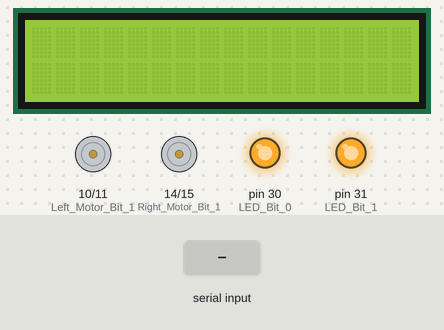
Bench run of a sketch on a simulated Arduino Mega 2560, built with avr-gcc and run on an emulated ATmega2560. On the bench: 16×2 character LCD, motor-driver pin pairs drawn as motors (green arrow = first pin HIGH = forward, orange = second pin HIGH = backward, longer = more drive), output pins drawn as LEDs (lit = HIGH). The test bench sets the inputs (shaded band).

Above: at 1.2 s.
1.3 s: byte 1 (1) received over Serial
At 2.5 s:
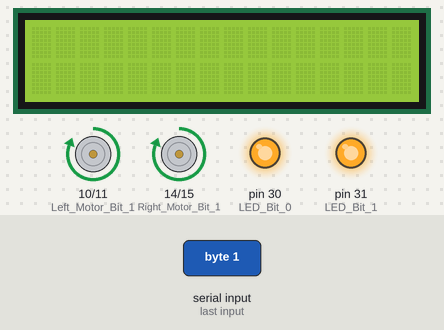
2.8 s: byte 2 (2) received over Serial
At 3.6 s:
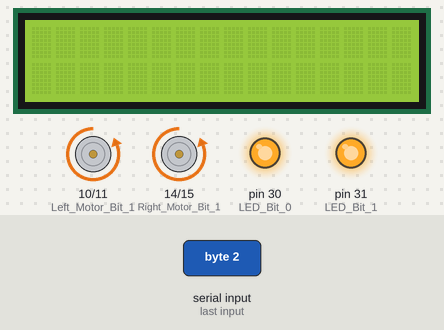
4.3 s: byte 3 (3) received over Serial
At 4.8 s:
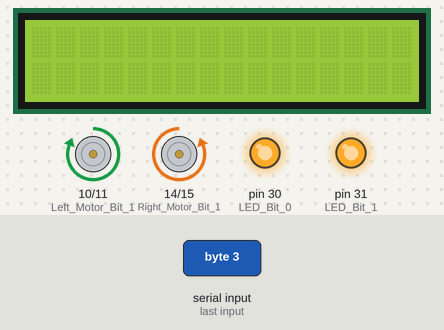
5.8 s: byte 4 (4) received over Serial
At 7.1 s:
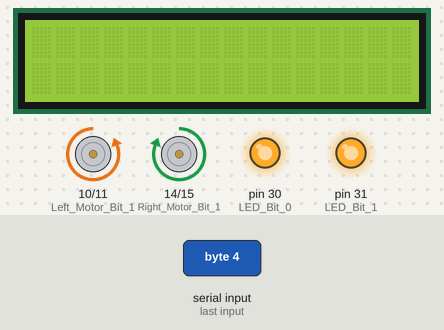
Timing chart, 0 to 8.3 s (numbered marks = the images above; inputs shaded):
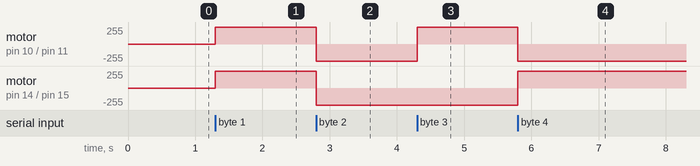

Measured:
- after the input at 1.3 s, motor on pin 10 (Left_Motor_Bit_1) / pin 11 (Left_Motor_Bit_2), motor on pin 14 (Right_Motor_Bit_1) / pin 15 (Right_Motor_Bit_2): stopped → forward 255/255 at once
- after the input at 2.8 s, motor on pin 10 (Left_Motor_Bit_1) / pin 11 (Left_Motor_Bit_2), motor on pin 14 (Right_Motor_Bit_1) / pin 15 (Right_Motor_Bit_2): forward 255/255 → backward 255/255 at once
- after the input at 4.3 s, motor on pin 10 (Left_Motor_Bit_1) / pin 11 (Left_Motor_Bit_2): backward 255/255 → forward 255/255 at once
- after the input at 5.8 s, motor on pin 10 (Left_Motor_Bit_1) / pin 11 (Left_Motor_Bit_2): forward 255/255 → backward 255/255 at once; motor on pin 14 (Right_Motor_Bit_1) / pin 15 (Right_Motor_Bit_2): backward 255/255 → forward 255/255 at once

The sketch:

Robot_Board.ino
```cpp
#include"Board_Library.h"


void setup() {
  Serial.begin(115200);
  init_Board();

}

void loop() {

  while (Serial.available() > 0) {

    unsigned char command = Serial.read();
    switch (command)
    {
      case 1: forward();break;
      case 2: back ();  break;
      case 3: left();   break;
      case 4: right();  break;
      case 5: Stop();   break;
      default: break;
    }
    Serial.flush();
  }
}
```

Board_Library.h
```cpp
#ifndef ROBOT_BOARD_LIBRARY
#define ROBOT_BOARD_LIBRARY

//Include header files
#include <LiquidCrystal.h>

//LCD pin declaration
LiquidCrystal lcd(0,1,2, 4, 5, 6, 7);

//Pin Definations

#define SENSOR0 16
#define SENSOR1 17
#define SENSOR2 18
#define SENSOR3 19
#define SENSOR4 20
#define SENSOR5 21
#define SENSOR6 22
#define SENSOR7 23

#define Left_Motor_Bit_1  10
#define Left_Motor_Bit_2  11
#define Right_Motor_Bit_1 14
#define Right_Motor_Bit_2 15

#define Left_Motor_Speed  12
#define Right_Motor_Speed 13

#define Push_Button 3

#define LED_Bit_0 30
#define LED_Bit_1 31


//Function Prototypes
void left();
void right();
void forward();
void back();
void Stop();
void left_speed(unsigned char Speed);
void right_speed(unsigned char Speed);
void init_Board();

//pin initilisation


#endif
```

Board_Library_functions.ino
```cpp
#include"Board_Library.h"

//
void init_Board()
{

//-------------------------------------
  //Initilize LCD
  lcd.begin(16, 2);

//pin initialisation
//-------------------------------------
  //Sensor Pins
  pinMode(SENSOR0, INPUT_PULLUP);
  pinMode(SENSOR1, INPUT_PULLUP);
  pinMode(SENSOR2, INPUT_PULLUP);
  pinMode(SENSOR3, INPUT_PULLUP);
  pinMode(SENSOR4, INPUT_PULLUP);
  pinMode(SENSOR5, INPUT_PULLUP);
  pinMode(SENSOR6, INPUT_PULLUP);
  pinMode(SENSOR7, INPUT_PULLUP);
//-------------------------------------
  //Motor Pins
  pinMode(Left_Motor_Bit_1 , OUTPUT);
  pinMode(Left_Motor_Bit_2 , OUTPUT);
  pinMode(Right_Motor_Bit_1, OUTPUT);
  pinMode(Right_Motor_Bit_2, OUTPUT);
  digitalWrite(Left_Motor_Bit_1 ,HIGH);
  digitalWrite(Left_Motor_Bit_2 ,HIGH);
  digitalWrite(Right_Motor_Bit_1,HIGH);
  digitalWrite(Right_Motor_Bit_2,HIGH);
//-------------------------------------
  //Switch Pin
  pinMode(Push_Button, INPUT_PULLUP);
//-------------------------------------
  //LED Pins
  pinMode(LED_Bit_0 , OUTPUT);
  pinMode(LED_Bit_1 , OUTPUT);
  digitalWrite(LED_Bit_0,HIGH);
  digitalWrite(LED_Bit_1,HIGH);
}

//All motor control stuff---------------------------------------------------------------------------
void left()
{
  digitalWrite(Left_Motor_Bit_1 ,HIGH);
  digitalWrite(Left_Motor_Bit_2 , LOW);
  digitalWrite(Right_Motor_Bit_1, LOW);
  digitalWrite(Right_Motor_Bit_2,HIGH);
}
//-------------------------------------
void right()
{
  digitalWrite(Left_Motor_Bit_1 , LOW);
  digitalWrite(Left_Motor_Bit_2 ,HIGH);
  digitalWrite(Right_Motor_Bit_1,HIGH);
  digitalWrite(Right_Motor_Bit_2, LOW);
}
//-------------------------------------
void forward()
{
  digitalWrite(Left_Motor_Bit_1 ,HIGH);
  digitalWrite(Left_Motor_Bit_2 , LOW);
  digitalWrite(Right_Motor_Bit_1,HIGH);
  digitalWrite(Right_Motor_Bit_2, LOW);
}
//-------------------------------------
void back()
{
  digitalWrite(Left_Motor_Bit_1 , LOW);
  digitalWrite(Left_Motor_Bit_2 ,HIGH);
  digitalWrite(Right_Motor_Bit_1, LOW);
  digitalWrite(Right_Motor_Bit_2,HIGH);
}
//-------------------------------------
void Stop()
{
  digitalWrite(Left_Motor_Bit_1 ,HIGH);
  digitalWrite(Left_Motor_Bit_2 ,HIGH);
  digitalWrite(Right_Motor_Bit_1,HIGH);
  digitalWrite(Right_Motor_Bit_2,HIGH);
}
//-------------------------------------
void left_speed(unsigned char Speed)
{
  analogWrite(Left_Motor_Speed,Speed);
}
//-------------------------------------
void right_speed(unsigned char Speed)
{
  analogWrite(Right_Motor_Speed,Speed);
}

//all LED control Stuff-----------------------------------------------------------------------------
void LED_M(char color)
{
  switch (color)
  {
    case 1:{digitalWrite(LED_Bit_0,HIGH);digitalWrite(LED_Bit_1,HIGH);break;}
    case 2:{digitalWrite(LED_Bit_0,HIGH);digitalWrite(LED_Bit_1, LOW);break;}
    case 3:{digitalWrite(LED_Bit_0, LOW);digitalWrite(LED_Bit_1,HIGH);break;}
    case 4:{digitalWrite(LED_Bit_0, LOW);digitalWrite(LED_Bit_1, LOW);break;}
    default: digitalWrite(LED_Bit_0,HIGH);digitalWrite(LED_Bit_1,HIGH);
  }
}
```
